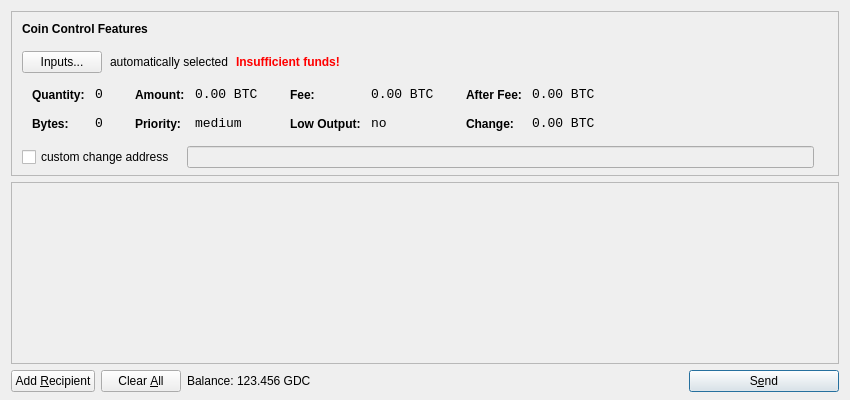
<?xml version="1.0" encoding="UTF-8"?>
<ui version="4.0">
 <class>SendCoinsDialog</class>
 <widget class="QDialog" name="SendCoinsDialog">
  <property name="geometry">
   <rect>
    <x>0</x>
    <y>0</y>
    <width>850</width>
    <height>400</height>
   </rect>
  </property>
  <property name="windowTitle">
   <string>Send Coins</string>
  </property>
  <layout class="QVBoxLayout" name="verticalLayout" stretch="0,1,0">
   <property name="bottomMargin">
    <number>8</number>
   </property>
   <item>
    <widget class="QFrame" name="frameCoinControl">
     <property name="sizePolicy">
      <sizepolicy hsizetype="Expanding" vsizetype="Expanding">
       <horstretch>0</horstretch>
       <verstretch>0</verstretch>
      </sizepolicy>
     </property>
     <property name="maximumSize">
      <size>
       <width>16777215</width>
       <height>16777215</height>
      </size>
     </property>
     <property name="frameShape">
      <enum>QFrame::StyledPanel</enum>
     </property>
     <property name="frameShadow">
      <enum>QFrame::Sunken</enum>
     </property>
     <layout class="QVBoxLayout" name="verticalLayoutCoinControl2">
      <property name="spacing">
       <number>-1</number>
      </property>
      <property name="leftMargin">
       <number>0</number>
      </property>
      <property name="topMargin">
       <number>0</number>
      </property>
      <property name="rightMargin">
       <number>0</number>
      </property>
      <property name="bottomMargin">
       <number>6</number>
      </property>
      <item>
       <layout class="QVBoxLayout" name="verticalLayoutCoinControl" stretch="0,0,0,0,1">
        <property name="spacing">
         <number>0</number>
        </property>
        <property name="leftMargin">
         <number>10</number>
        </property>
        <property name="topMargin">
         <number>10</number>
        </property>
        <item>
         <layout class="QHBoxLayout" name="horizontalLayoutCoinControl1">
          <property name="bottomMargin">
           <number>15</number>
          </property>
          <item>
           <widget class="QLabel" name="labelCoinControlFeatures">
            <property name="sizePolicy">
             <sizepolicy hsizetype="Preferred" vsizetype="Maximum">
              <horstretch>0</horstretch>
              <verstretch>0</verstretch>
             </sizepolicy>
            </property>
            <property name="font">
             <font>
              <weight>75</weight>
              <bold>true</bold>
             </font>
            </property>
            <property name="styleSheet">
             <string notr="true">font-weight:bold;</string>
            </property>
            <property name="text">
             <string>Coin Control Features</string>
            </property>
           </widget>
          </item>
         </layout>
        </item>
        <item>
         <layout class="QHBoxLayout" name="horizontalLayoutCoinControl2" stretch="0,0,0,0">
          <property name="spacing">
           <number>8</number>
          </property>
          <property name="bottomMargin">
           <number>10</number>
          </property>
          <item>
           <widget class="QPushButton" name="pushButtonCoinControl">
            <property name="styleSheet">
             <string notr="true"/>
            </property>
            <property name="text">
             <string>Inputs...</string>
            </property>
           </widget>
          </item>
          <item>
           <widget class="QLabel" name="labelCoinControlAutomaticallySelected">
            <property name="text">
             <string>automatically selected</string>
            </property>
            <property name="margin">
             <number>5</number>
            </property>
           </widget>
          </item>
          <item>
           <widget class="QLabel" name="labelCoinControlInsuffFunds">
            <property name="font">
             <font>
              <weight>75</weight>
              <bold>true</bold>
             </font>
            </property>
            <property name="styleSheet">
             <string notr="true">color:red;font-weight:bold;</string>
            </property>
            <property name="text">
             <string>Insufficient funds!</string>
            </property>
            <property name="margin">
             <number>5</number>
            </property>
           </widget>
          </item>
          <item>
           <spacer name="horizontalSpacerCoinControl">
            <property name="orientation">
             <enum>Qt::Horizontal</enum>
            </property>
            <property name="sizeHint" stdset="0">
             <size>
              <width>40</width>
              <height>1</height>
             </size>
            </property>
           </spacer>
          </item>
         </layout>
        </item>
        <item>
         <widget class="QWidget" name="widgetCoinControl" native="true">
          <property name="sizePolicy">
           <sizepolicy hsizetype="Preferred" vsizetype="Preferred">
            <horstretch>0</horstretch>
            <verstretch>0</verstretch>
           </sizepolicy>
          </property>
          <property name="minimumSize">
           <size>
            <width>0</width>
            <height>0</height>
           </size>
          </property>
          <property name="styleSheet">
           <string notr="true"/>
          </property>
          <layout class="QHBoxLayout" name="horizontalLayoutCoinControl5">
           <property name="margin">
            <number>0</number>
           </property>
           <item>
            <layout class="QHBoxLayout" name="horizontalLayoutCoinControl3" stretch="0,0,0,1">
             <property name="spacing">
              <number>20</number>
             </property>
             <property name="topMargin">
              <number>0</number>
             </property>
             <property name="bottomMargin">
              <number>10</number>
             </property>
             <item>
              <layout class="QFormLayout" name="formLayoutCoinControl1">
               <property name="horizontalSpacing">
                <number>10</number>
               </property>
               <property name="verticalSpacing">
                <number>14</number>
               </property>
               <property name="leftMargin">
                <number>10</number>
               </property>
               <property name="topMargin">
                <number>4</number>
               </property>
               <property name="rightMargin">
                <number>6</number>
               </property>
               <item row="0" column="0">
                <widget class="QLabel" name="labelCoinControlQuantityText">
                 <property name="styleSheet">
                  <string notr="true">font-weight:bold;</string>
                 </property>
                 <property name="text">
                  <string>Quantity:</string>
                 </property>
                 <property name="margin">
                  <number>0</number>
                 </property>
                </widget>
               </item>
               <item row="0" column="1">
                <widget class="QLabel" name="labelCoinControlQuantity">
                 <property name="font">
                  <font>
                   <family>Monospace</family>
                   <pointsize>10</pointsize>
                  </font>
                 </property>
                 <property name="cursor">
                  <cursorShape>IBeamCursor</cursorShape>
                 </property>
                 <property name="contextMenuPolicy">
                  <enum>Qt::ActionsContextMenu</enum>
                 </property>
                 <property name="text">
                  <string notr="true">0</string>
                 </property>
                 <property name="margin">
                  <number>0</number>
                 </property>
                 <property name="textInteractionFlags">
                  <set>Qt::LinksAccessibleByMouse|Qt::TextSelectableByKeyboard|Qt::TextSelectableByMouse</set>
                 </property>
                </widget>
               </item>
               <item row="1" column="0">
                <widget class="QLabel" name="labelCoinControlBytesText">
                 <property name="styleSheet">
                  <string notr="true">font-weight:bold;</string>
                 </property>
                 <property name="text">
                  <string>Bytes:</string>
                 </property>
                </widget>
               </item>
               <item row="1" column="1">
                <widget class="QLabel" name="labelCoinControlBytes">
                 <property name="font">
                  <font>
                   <family>Monospace</family>
                   <pointsize>10</pointsize>
                  </font>
                 </property>
                 <property name="cursor">
                  <cursorShape>IBeamCursor</cursorShape>
                 </property>
                 <property name="contextMenuPolicy">
                  <enum>Qt::ActionsContextMenu</enum>
                 </property>
                 <property name="text">
                  <string notr="true">0</string>
                 </property>
                 <property name="textInteractionFlags">
                  <set>Qt::LinksAccessibleByMouse|Qt::TextSelectableByKeyboard|Qt::TextSelectableByMouse</set>
                 </property>
                </widget>
               </item>
              </layout>
             </item>
             <item>
              <layout class="QFormLayout" name="formLayoutCoinControl2">
               <property name="horizontalSpacing">
                <number>10</number>
               </property>
               <property name="verticalSpacing">
                <number>14</number>
               </property>
               <property name="leftMargin">
                <number>6</number>
               </property>
               <property name="topMargin">
                <number>4</number>
               </property>
               <property name="rightMargin">
                <number>6</number>
               </property>
               <item row="0" column="0">
                <widget class="QLabel" name="labelCoinControlAmountText">
                 <property name="styleSheet">
                  <string notr="true">font-weight:bold;</string>
                 </property>
                 <property name="text">
                  <string>Amount:</string>
                 </property>
                 <property name="margin">
                  <number>0</number>
                 </property>
                </widget>
               </item>
               <item row="0" column="1">
                <widget class="QLabel" name="labelCoinControlAmount">
                 <property name="font">
                  <font>
                   <family>Monospace</family>
                   <pointsize>10</pointsize>
                  </font>
                 </property>
                 <property name="cursor">
                  <cursorShape>IBeamCursor</cursorShape>
                 </property>
                 <property name="contextMenuPolicy">
                  <enum>Qt::ActionsContextMenu</enum>
                 </property>
                 <property name="text">
                  <string notr="true">0.00 BTC</string>
                 </property>
                 <property name="textInteractionFlags">
                  <set>Qt::LinksAccessibleByMouse|Qt::TextSelectableByKeyboard|Qt::TextSelectableByMouse</set>
                 </property>
                </widget>
               </item>
               <item row="1" column="0">
                <widget class="QLabel" name="labelCoinControlPriorityText">
                 <property name="styleSheet">
                  <string notr="true">font-weight:bold;</string>
                 </property>
                 <property name="text">
                  <string>Priority:</string>
                 </property>
                </widget>
               </item>
               <item row="1" column="1">
                <widget class="QLabel" name="labelCoinControlPriority">
                 <property name="font">
                  <font>
                   <family>Monospace</family>
                   <pointsize>10</pointsize>
                  </font>
                 </property>
                 <property name="cursor">
                  <cursorShape>IBeamCursor</cursorShape>
                 </property>
                 <property name="contextMenuPolicy">
                  <enum>Qt::ActionsContextMenu</enum>
                 </property>
                 <property name="text">
                  <string>medium</string>
                 </property>
                 <property name="textInteractionFlags">
                  <set>Qt::LinksAccessibleByMouse|Qt::TextSelectableByKeyboard|Qt::TextSelectableByMouse</set>
                 </property>
                </widget>
               </item>
              </layout>
             </item>
             <item>
              <layout class="QFormLayout" name="formLayoutCoinControl3">
               <property name="horizontalSpacing">
                <number>10</number>
               </property>
               <property name="verticalSpacing">
                <number>14</number>
               </property>
               <property name="leftMargin">
                <number>6</number>
               </property>
               <property name="topMargin">
                <number>4</number>
               </property>
               <property name="rightMargin">
                <number>6</number>
               </property>
               <item row="0" column="0">
                <widget class="QLabel" name="labelCoinControlFeeText">
                 <property name="styleSheet">
                  <string notr="true">font-weight:bold;</string>
                 </property>
                 <property name="text">
                  <string>Fee:</string>
                 </property>
                 <property name="margin">
                  <number>0</number>
                 </property>
                </widget>
               </item>
               <item row="0" column="1">
                <widget class="QLabel" name="labelCoinControlFee">
                 <property name="font">
                  <font>
                   <family>Monospace</family>
                   <pointsize>10</pointsize>
                  </font>
                 </property>
                 <property name="cursor">
                  <cursorShape>IBeamCursor</cursorShape>
                 </property>
                 <property name="contextMenuPolicy">
                  <enum>Qt::ActionsContextMenu</enum>
                 </property>
                 <property name="text">
                  <string notr="true">0.00 BTC</string>
                 </property>
                 <property name="textInteractionFlags">
                  <set>Qt::LinksAccessibleByMouse|Qt::TextSelectableByKeyboard|Qt::TextSelectableByMouse</set>
                 </property>
                </widget>
               </item>
               <item row="1" column="0">
                <widget class="QLabel" name="labelCoinControlLowOutputText">
                 <property name="styleSheet">
                  <string notr="true">font-weight:bold;</string>
                 </property>
                 <property name="text">
                  <string>Low Output:</string>
                 </property>
                </widget>
               </item>
               <item row="1" column="1">
                <widget class="QLabel" name="labelCoinControlLowOutput">
                 <property name="font">
                  <font>
                   <family>Monospace</family>
                   <pointsize>10</pointsize>
                  </font>
                 </property>
                 <property name="cursor">
                  <cursorShape>IBeamCursor</cursorShape>
                 </property>
                 <property name="contextMenuPolicy">
                  <enum>Qt::ActionsContextMenu</enum>
                 </property>
                 <property name="text">
                  <string>no</string>
                 </property>
                 <property name="textInteractionFlags">
                  <set>Qt::LinksAccessibleByMouse|Qt::TextSelectableByKeyboard|Qt::TextSelectableByMouse</set>
                 </property>
                </widget>
               </item>
              </layout>
             </item>
             <item>
              <layout class="QFormLayout" name="formLayoutCoinControl4">
               <property name="horizontalSpacing">
                <number>10</number>
               </property>
               <property name="verticalSpacing">
                <number>14</number>
               </property>
               <property name="leftMargin">
                <number>6</number>
               </property>
               <property name="topMargin">
                <number>4</number>
               </property>
               <property name="rightMargin">
                <number>6</number>
               </property>
               <item row="0" column="0">
                <widget class="QLabel" name="labelCoinControlAfterFeeText">
                 <property name="styleSheet">
                  <string notr="true">font-weight:bold;</string>
                 </property>
                 <property name="text">
                  <string>After Fee:</string>
                 </property>
                 <property name="margin">
                  <number>0</number>
                 </property>
                </widget>
               </item>
               <item row="0" column="1">
                <widget class="QLabel" name="labelCoinControlAfterFee">
                 <property name="font">
                  <font>
                   <family>Monospace</family>
                   <pointsize>10</pointsize>
                  </font>
                 </property>
                 <property name="cursor">
                  <cursorShape>IBeamCursor</cursorShape>
                 </property>
                 <property name="contextMenuPolicy">
                  <enum>Qt::ActionsContextMenu</enum>
                 </property>
                 <property name="text">
                  <string notr="true">0.00 BTC</string>
                 </property>
                 <property name="textInteractionFlags">
                  <set>Qt::LinksAccessibleByMouse|Qt::TextSelectableByKeyboard|Qt::TextSelectableByMouse</set>
                 </property>
                </widget>
               </item>
               <item row="1" column="0">
                <widget class="QLabel" name="labelCoinControlChangeText">
                 <property name="styleSheet">
                  <string notr="true">font-weight:bold;</string>
                 </property>
                 <property name="text">
                  <string>Change:</string>
                 </property>
                </widget>
               </item>
               <item row="1" column="1">
                <widget class="QLabel" name="labelCoinControlChange">
                 <property name="font">
                  <font>
                   <family>Monospace</family>
                   <pointsize>10</pointsize>
                  </font>
                 </property>
                 <property name="cursor">
                  <cursorShape>IBeamCursor</cursorShape>
                 </property>
                 <property name="contextMenuPolicy">
                  <enum>Qt::ActionsContextMenu</enum>
                 </property>
                 <property name="text">
                  <string notr="true">0.00 BTC</string>
                 </property>
                 <property name="textInteractionFlags">
                  <set>Qt::LinksAccessibleByMouse|Qt::TextSelectableByKeyboard|Qt::TextSelectableByMouse</set>
                 </property>
                </widget>
               </item>
              </layout>
             </item>
            </layout>
           </item>
          </layout>
         </widget>
        </item>
        <item>
         <layout class="QHBoxLayout" name="horizontalLayoutCoinControl4" stretch="0,0,0">
          <property name="spacing">
           <number>12</number>
          </property>
          <property name="sizeConstraint">
           <enum>QLayout::SetDefaultConstraint</enum>
          </property>
          <property name="topMargin">
           <number>5</number>
          </property>
          <property name="rightMargin">
           <number>5</number>
          </property>
          <item>
           <widget class="QCheckBox" name="checkBoxCoinControlChange">
            <property name="text">
             <string>custom change address</string>
            </property>
           </widget>
          </item>
          <item>
           <widget class="QLineEdit" name="lineEditCoinControlChange">
            <property name="enabled">
             <bool>false</bool>
            </property>
            <property name="sizePolicy">
             <sizepolicy hsizetype="Expanding" vsizetype="Fixed">
              <horstretch>0</horstretch>
              <verstretch>0</verstretch>
             </sizepolicy>
            </property>
           </widget>
          </item>
          <item>
           <widget class="QLabel" name="labelCoinControlChangeLabel">
            <property name="sizePolicy">
             <sizepolicy hsizetype="Preferred" vsizetype="Expanding">
              <horstretch>0</horstretch>
              <verstretch>0</verstretch>
             </sizepolicy>
            </property>
            <property name="minimumSize">
             <size>
              <width>0</width>
              <height>0</height>
             </size>
            </property>
            <property name="text">
             <string/>
            </property>
            <property name="margin">
             <number>3</number>
            </property>
           </widget>
          </item>
         </layout>
        </item>
        <item>
         <spacer name="verticalSpacerCoinControl">
          <property name="orientation">
           <enum>Qt::Vertical</enum>
          </property>
          <property name="sizeHint" stdset="0">
           <size>
            <width>800</width>
            <height>1</height>
           </size>
          </property>
         </spacer>
        </item>
       </layout>
      </item>
     </layout>
    </widget>
   </item>
   <item>
    <widget class="QScrollArea" name="scrollArea">
     <property name="widgetResizable">
      <bool>true</bool>
     </property>
     <widget class="QWidget" name="scrollAreaWidgetContents">
      <property name="geometry">
       <rect>
        <x>0</x>
        <y>0</y>
        <width>830</width>
        <height>165</height>
       </rect>
      </property>
      <layout class="QVBoxLayout" name="verticalLayout_2">
       <property name="margin">
        <number>0</number>
       </property>
       <item>
        <layout class="QVBoxLayout" name="entries">
         <property name="spacing">
          <number>6</number>
         </property>
        </layout>
       </item>
       <item>
        <spacer name="verticalSpacer">
         <property name="orientation">
          <enum>Qt::Vertical</enum>
         </property>
         <property name="sizeHint" stdset="0">
          <size>
           <width>20</width>
           <height>40</height>
          </size>
         </property>
        </spacer>
       </item>
      </layout>
     </widget>
    </widget>
   </item>
   <item>
    <layout class="QHBoxLayout" name="horizontalLayout">
     <item>
      <widget class="QPushButton" name="addButton">
       <property name="toolTip">
        <string>Send to multiple recipients at once</string>
       </property>
       <property name="text">
        <string>Add &amp;Recipient</string>
       </property>
       <property name="icon">
        <iconset resource="../bitcoin.qrc">
         <normaloff>:/icons/add</normaloff>:/icons/add</iconset>
       </property>
       <property name="autoDefault">
        <bool>false</bool>
       </property>
      </widget>
     </item>
     <item>
      <widget class="QPushButton" name="clearButton">
       <property name="sizePolicy">
        <sizepolicy hsizetype="Minimum" vsizetype="Fixed">
         <horstretch>0</horstretch>
         <verstretch>0</verstretch>
        </sizepolicy>
       </property>
       <property name="toolTip">
        <string>Remove all transaction fields</string>
       </property>
       <property name="text">
        <string>Clear &amp;All</string>
       </property>
       <property name="icon">
        <iconset resource="../bitcoin.qrc">
         <normaloff>:/icons/remove</normaloff>:/icons/remove</iconset>
       </property>
       <property name="autoRepeatDelay">
        <number>300</number>
       </property>
       <property name="autoDefault">
        <bool>false</bool>
       </property>
      </widget>
     </item>
     <item>
      <layout class="QHBoxLayout" name="horizontalLayout_2">
       <property name="spacing">
        <number>3</number>
       </property>
       <item>
        <widget class="QLabel" name="label">
         <property name="text">
          <string>Balance:</string>
         </property>
        </widget>
       </item>
       <item>
        <widget class="QLabel" name="labelBalance">
         <property name="cursor">
          <cursorShape>IBeamCursor</cursorShape>
         </property>
         <property name="text">
          <string>123.456 GDC</string>
         </property>
         <property name="textInteractionFlags">
          <set>Qt::LinksAccessibleByMouse|Qt::TextSelectableByKeyboard|Qt::TextSelectableByMouse</set>
         </property>
        </widget>
       </item>
      </layout>
     </item>
     <item>
      <spacer name="horizontalSpacer">
       <property name="orientation">
        <enum>Qt::Horizontal</enum>
       </property>
       <property name="sizeHint" stdset="0">
        <size>
         <width>40</width>
         <height>20</height>
        </size>
       </property>
      </spacer>
     </item>
     <item>
      <widget class="QPushButton" name="sendButton">
       <property name="minimumSize">
        <size>
         <width>150</width>
         <height>0</height>
        </size>
       </property>
       <property name="toolTip">
        <string>Confirm the send action</string>
       </property>
       <property name="text">
        <string>S&amp;end</string>
       </property>
       <property name="icon">
        <iconset resource="../bitcoin.qrc">
         <normaloff>:/icons/send</normaloff>:/icons/send</iconset>
       </property>
       <property name="default">
        <bool>true</bool>
       </property>
      </widget>
     </item>
    </layout>
   </item>
  </layout>
 </widget>
 <resources>
  <include location="../bitcoin.qrc"/>
 </resources>
 <connections/>
</ui>
